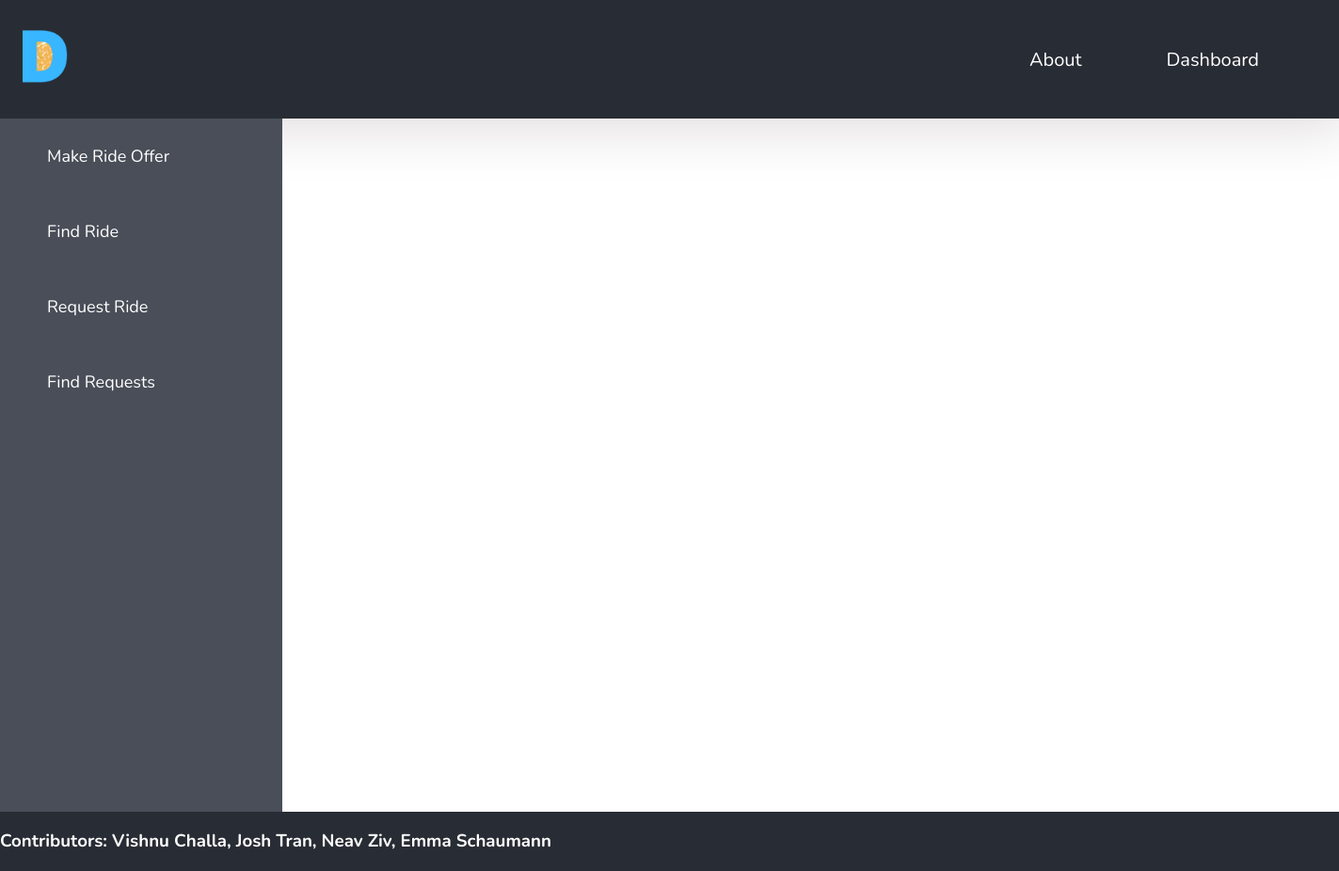
The page /dashboard/rent (signed in) on the database as committed earlier.
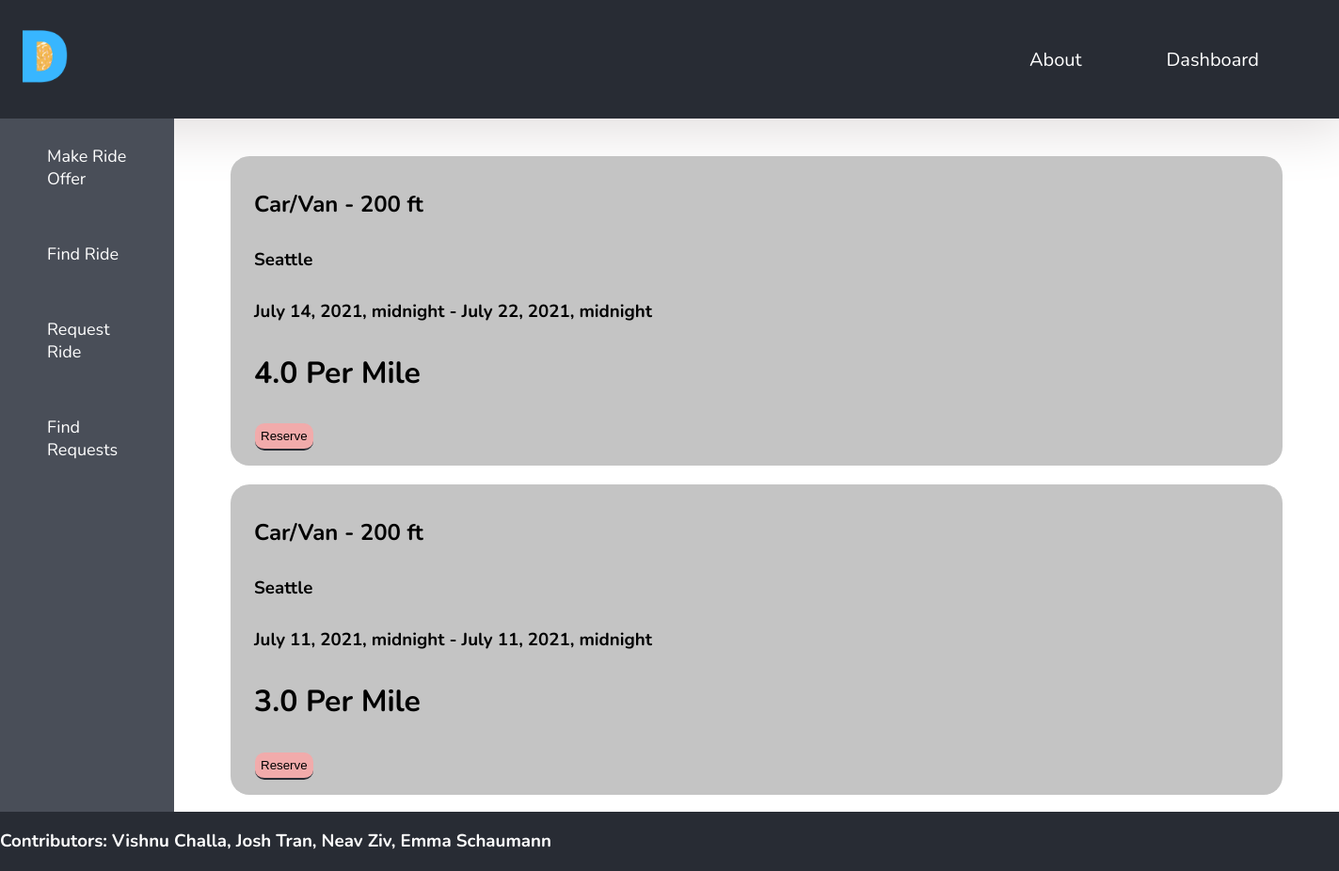
The same page on the database as committed later.
### dashboard/models.py (models this page shows)
class RideOffer(models.Model):
    driver = models.ForeignKey(User, on_delete=models.CASCADE)
    date_created = models.DateTimeField(auto_now_add=True)
    vehicle_type = models.CharField(max_length=10, choices=Vehicle.choices, default=Vehicle.CAR)
    location = models.CharField(max_length=20)
    begin_date = models.DateTimeField()
    end_date = models.DateTimeField()
    pricing_model = models.CharField(max_length=10, choices=PricingModel.choices, default=PricingModel.MILE)
    price = models.FloatField()
    max_load = models.CharField(max_length=10)
    size = models.CharField(max_length=10)
    description = models.TextField()
    reserved = models.BooleanField(default=False)

### dashboard/views.py (the view)
# urls.py: path('dashboard/rent', rent, name="rent"),
@login_required
def rent(request):
    offers = RideOffer.objects.all()
    offers = [offer for offer in offers if not offer.reserved]
    return render(request, "dashboard/rent.html", {"offers": offers})

### dashboard/templates/dashboard/rent.html
{% extends 'dashboard/dashboard.html' %}
{% block dash %}
    {% for offer in offers %}
        <a href="/dashboard/rent/{{ offer.pk }}">
            <div class="offers">
                <h2 class="field">{{ offer.vehicle_type }} - {{ offer.size }}</h2>
                <h3 class="field">{{ offer.location }}</h3>
                <h3 class="field">{{ offer.begin_date }} - {{ offer.end_date }}</h3>
                <h1 class="field">{{ offer.price }} {{ offer.pricing_model }}</h1>
                <input type="submit" value="Reserve">
            </div>
        </a>
    {% endfor %}
{% endblock %}

### dashboard/templates/dashboard/dashboard.html
{% extends 'base.html' %}
{% load static %}
{% block styles %}
    <link rel="stylesheet" href="{% static 'dashstyles.css' %}">
{% endblock %}
{% block content %}
    <div class="dashboard-content">
        <div class="sidebar">
            <a href="{% url 'offer' %}">
                <div class="sidespace">
                    <p class="sidelink">Make Ride Offer</p>
                </div>
            </a>
            <a href="{% url 'rent' %}">
                <div class="sidespace">
                    <p class="sidelink">Find Ride</p>
                </div>
            </a>
            <a href="{% url 'request' %}">
                <div class="sidespace">
                    <p class="sidelink">Request Ride</p>
                </div>
            </a>
            <a href="{% url 'contract' %}">
                <div class="sidespace">
                    <p class="sidelink">Find Requests</p>
                </div>
            </a>
        </div>
        <div class="main">
            {% block dash %}
            {% endblock %}
        </div>
    </div>
{% endblock %}

### templates/base.html (shortened to what this page needs)
{% load static %}
<!DOCTYPE html>
<html>
    <head>
        <link rel="stylesheet" href="{% static 'style.css' %}">
        {% block styles %}
        {% endblock %}
    </head>
    <body>
        <div id="header">
            <a href="{% url 'home' %}">
                <img src="{% static 'logo.png' %}" style="height: 70px; margin: 5px 10px;">
            </a>
            <div class="link-bar">
                <a href="{% url 'about' %}" class="link">About</a>
                {% if user.is_authenticated %}
                    <a href="{% url 'dashboard' %}" class="link">Dashboard</a>
                {% else %}
                    <a href="{% url 'login' %}" class="link">Login</a>
                    <a href="{% url 'register' %}" class="link button">Register</a>
                {% endif %}
            </div>
        </div>
        <div class="content">
            {% block content %}
            {% endblock %}
        </div>
        <footer class="footer">
            <h3 style="text-align: left">Contributors: Vishnu Challa, Josh Tran, Neav Ziv, Emma Schaumann</h3>
    </body>
</html>

### static/style.css (style rules this page uses)
body { margin: 0px; }
* { font-family: 'Nunito'; }
a { text-decoration: none; color: black; }
footer { position: fixed; width: 100%; left: 0; bottom: 0; background-color: #282c34; color: white; }
#header { background-color: #282c34; color: white; width: 100vw; display: flex; align-items: center; justify-content: space-between; box-shadow: 10px 10px 60px #dfdbdb; padding: 20px 0px; }
#header a { color: white; }
.offers { padding: 10px 20px; width: 1078px; margin: 20px; border-radius: 20px; background-color: #C4C4C4; }
.field { padding: 5px; }
.link-bar { display: flex; align-items: center; justify-content: space-between; padding-right: 40px; }
.link { padding: 10px; font-size: 20px; margin: 0px 35px; }
input { font-family:'Gill Sans', 'Gill Sans MT', Calibri, 'Trebuchet MS', sans-serif; border: 0px; border-bottom: 2px solid #282c34; padding: 6px; margin: 6px; border-radius: 10px; box-sizing: border-box; background-color: rgba(255, 164, 164, 0.76); }

### dashboard/static/dashstyles.css (style rules this page uses)
.sidebar { width: 300px; height: 100vh; background-color: #494e58; margin: 0px; display: flex; flex-direction: column; }
.sidespace { padding: 10px 50px; cursor: pointer; }
.sidelink { font-size: 18px; color: white; }
.dashboard-content { display: flex; }
.main { padding: 20px 40px; }

Rows that differ between the two databases and show on the page:
added RideOffer: vehicle_type "Car/Van", size "200 ft", location "Seattle", begin_date "July 14, 2021, midnight", end_date "July 22, 2021, midnight", price "4.0", pricing_model "Per Mile"
added RideOffer: vehicle_type "Car/Van", size "200 ft", location "Seattle", begin_date "July 11, 2021, midnight", end_date "July 11, 2021, midnight", price "3.0", pricing_model "Per Mile"
